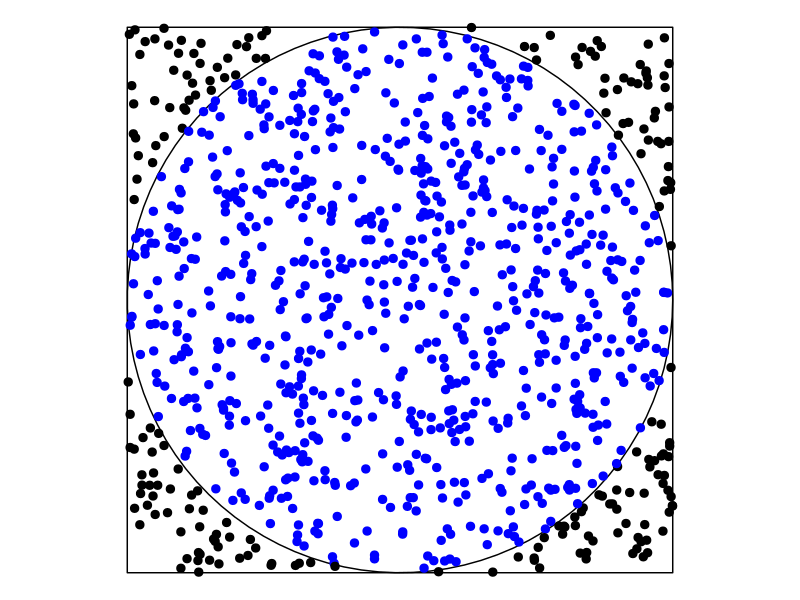

Recreate this plot in R.
## ---- chunk 1
knitr::opts_chunk$set(echo = FALSE)
## ---- chunk 2

library(ggplot2)

n_max = 1000
inside_color = 'blue'
outside_color = 'black'

set.seed(pi)
x_scatter <- runif(n_max, -1, 1)
y_scatter <- runif(n_max, -1, 1)
color_scatter <- ifelse(sqrt(x_scatter**2 + y_scatter**2) <= 1, inside_color, outside_color)

# Create data for the circle
radius <- 1
center_x <- 0
center_y <- 0
n_points <- 100  # Number of points to approximate the circle

# Calculate points on the circle
theta <- seq(0, 2 * pi, length.out = n_points)
x_circle <- center_x + radius * cos(theta)
y_circle <- center_y + radius * sin(theta)

# Create a data frame for the circle
circle_data <- data.frame(x = x_circle, y = y_circle)

# Create data for the square
square_size <- 2 * radius
x_square <- c(center_x - square_size / 2, center_x + square_size / 2, center_x + square_size / 2, center_x - square_size / 2)
y_square <- c(center_y - square_size / 2, center_y - square_size / 2, center_y + square_size / 2, center_y + square_size / 2)

# Create a data frame for the square
square_data <- data.frame(x = x_square, y = y_square)

# The data frame of the scatter data with its color
scatter_data <- data.frame(x = x_scatter, 
                           y = y_scatter, 
                           color = color_scatter)

# Whether to show the outline or not
outline <- 'black'

# Draw the scatterplot based on the number of points in the slider
ggplot() +
  geom_path(data = circle_data, aes(x, y), color = outline) +  # Circle
  geom_polygon(data = square_data, aes(x, y), fill = NA, color = outline) +  # Square
  geom_point(data = scatter_data, aes(x, y), color = color_scatter, size = 2.5) +  # Scatterplot
  coord_fixed(ratio = 1) +  # Ensure an equal aspect ratio for a circular appearance
  labs(x = "X-axis", y = "Y-axis") +  # Axis labels
  theme_void() + 
  theme(legend.position = "none")
